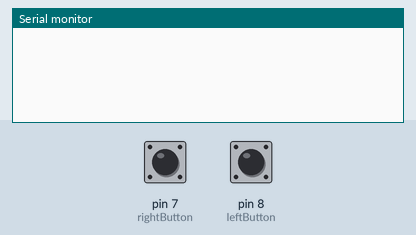
Simulated run of this sketch. Board: Arduino Uno, built with avr-gcc and run on an emulated ATmega328P. Shown: the last lines printed to the serial monitor. Inputs (shaded band) come from the test bench; at power-on: pin 7 (rightButton) HIGH, pin 8 (leftButton) HIGH.

Above: at 1.2 s.
1.3 s: pin 7 (rightButton) pulled LOW for 0.15 s
At 2.1 s:
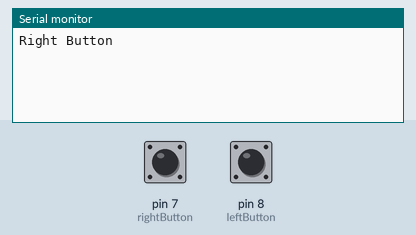
2.9 s: pin 8 (leftButton) pulled LOW for 0.15 s
At 3.3 s:
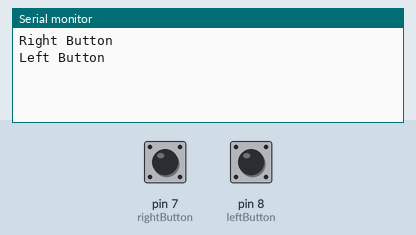

Measured:
- after the input at 1.3 s, the serial monitor: prints a new line at once (image 1)
- after the input at 2.9 s, the serial monitor: prints a new line at once (image 2)

The sketch:

MOUSE.ino
```cpp
#include <Bounce2.h>

int rightButton = 7;
int leftButton = 8;
Bounce debouncer_r = Bounce();
Bounce debouncer_l = Bounce();

void setup() {
  pinMode(rightButton, INPUT_PULLUP);
  debouncer_r.attach(7);
  debouncer_r.interval(5);
  pinMode(leftButton, INPUT_PULLUP);
  debouncer_l.attach(8);
  debouncer_l.interval(5);
  Serial.begin(9600);
}

void loop() {
  debouncer_r.update();
  if(debouncer_r.fell()) {
    Serial.println("Right Button");
  }
    debouncer_l.update();
  if(debouncer_l.fell()) {
    Serial.println("Left Button");
  }
}
```
